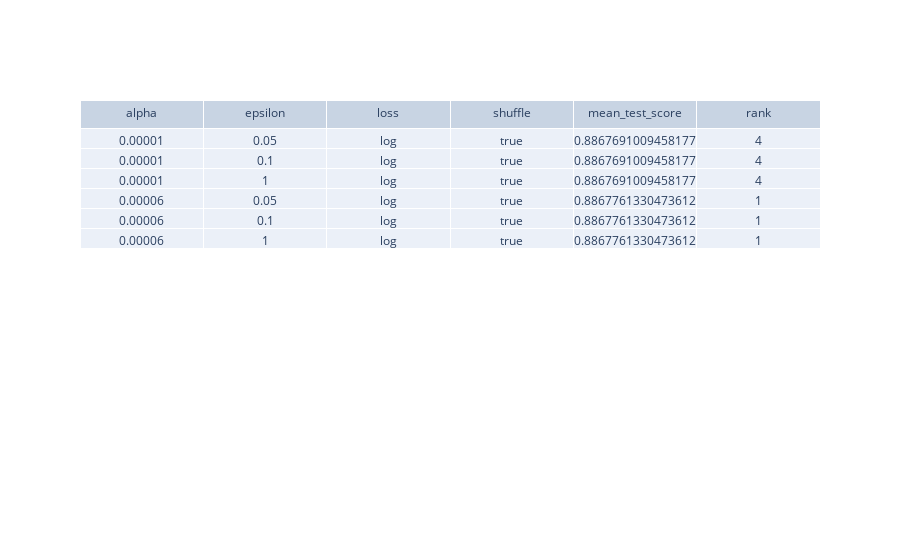

The code cell stored with this chart in its notebook:
### Code cell
plot_table_grid(gs, 5)

### Figure 1 — Plotly figure (JSON) as saved in the notebook; plotly's stock layout.template omitted (floating-point values rounded to 4 significant figures)
{"data": [{"cells": {"values": [[1e-05, 1e-05, 1e-05, 6e-05, 6e-05, 6e-05], [0.05, 0.1, 1, 0.05, 0.1, 1], ["log", "log", "log", "log", "log", "log"], [true, true, true, true, true, true], [0.8868, 0.8868, 0.8868, 0.8868, 0.8868, 0.8868], [4, 4, 4, 1, 1, 1]]}, "header": {"values": ["alpha", "epsilon", "loss", "shuffle", "mean_test_score", "rank"]}, "type": "table"}], "layout": {}}
